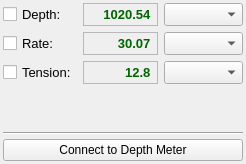
<?xml version="1.0" encoding="UTF-8"?>
<ui version="4.0">
 <class>DepthImpulsUstyeWidget</class>
 <widget class="QWidget" name="DepthImpulsUstyeWidget">
  <property name="geometry">
   <rect>
    <x>0</x>
    <y>0</y>
    <width>235</width>
    <height>164</height>
   </rect>
  </property>
  <property name="font">
   <font>
    <pointsize>9</pointsize>
   </font>
  </property>
  <property name="windowTitle">
   <string>Form</string>
  </property>
  <layout class="QGridLayout" name="gridLayout_2">
   <property name="leftMargin">
    <number>3</number>
   </property>
   <property name="topMargin">
    <number>3</number>
   </property>
   <property name="rightMargin">
    <number>3</number>
   </property>
   <property name="bottomMargin">
    <number>3</number>
   </property>
   <property name="verticalSpacing">
    <number>4</number>
   </property>
   <item row="0" column="0">
    <layout class="QGridLayout" name="gridLayout">
     <property name="spacing">
      <number>6</number>
     </property>
     <item row="0" column="0">
      <widget class="QCheckBox" name="chboxDepth">
       <property name="font">
        <font>
         <pointsize>10</pointsize>
        </font>
       </property>
       <property name="text">
        <string>Depth:</string>
       </property>
      </widget>
     </item>
     <item row="0" column="1">
      <widget class="QLabel" name="lblDepth">
       <property name="minimumSize">
        <size>
         <width>75</width>
         <height>0</height>
        </size>
       </property>
       <property name="font">
        <font>
         <pointsize>10</pointsize>
        </font>
       </property>
       <property name="frameShape">
        <enum>QFrame::StyledPanel</enum>
       </property>
       <property name="text">
        <string>&lt;font color=darkGreen&gt;&lt;b&gt;1020.54&lt;/b&gt;&lt;/font&gt; </string>
       </property>
       <property name="alignment">
        <set>Qt::AlignRight|Qt::AlignTrailing|Qt::AlignVCenter</set>
       </property>
      </widget>
     </item>
     <item row="0" column="2">
      <widget class="QComboBox" name="cboxDepth">
       <property name="font">
        <font>
         <pointsize>10</pointsize>
        </font>
       </property>
      </widget>
     </item>
     <item row="1" column="0">
      <widget class="QCheckBox" name="chboxRate">
       <property name="font">
        <font>
         <pointsize>10</pointsize>
        </font>
       </property>
       <property name="text">
        <string>Rate:</string>
       </property>
      </widget>
     </item>
     <item row="1" column="1">
      <widget class="QLabel" name="lblRate">
       <property name="minimumSize">
        <size>
         <width>75</width>
         <height>0</height>
        </size>
       </property>
       <property name="font">
        <font>
         <pointsize>10</pointsize>
        </font>
       </property>
       <property name="frameShape">
        <enum>QFrame::StyledPanel</enum>
       </property>
       <property name="text">
        <string>&lt;font color=darkGreen&gt;&lt;b&gt;30.07&lt;/b&gt;&lt;/font&gt; </string>
       </property>
       <property name="alignment">
        <set>Qt::AlignRight|Qt::AlignTrailing|Qt::AlignVCenter</set>
       </property>
      </widget>
     </item>
     <item row="1" column="2">
      <widget class="QComboBox" name="cboxRate">
       <property name="font">
        <font>
         <pointsize>10</pointsize>
        </font>
       </property>
      </widget>
     </item>
     <item row="2" column="0">
      <widget class="QCheckBox" name="chboxTension">
       <property name="font">
        <font>
         <pointsize>10</pointsize>
        </font>
       </property>
       <property name="text">
        <string>Tension:</string>
       </property>
      </widget>
     </item>
     <item row="2" column="1">
      <widget class="QLabel" name="lblTension">
       <property name="minimumSize">
        <size>
         <width>75</width>
         <height>0</height>
        </size>
       </property>
       <property name="font">
        <font>
         <pointsize>10</pointsize>
        </font>
       </property>
       <property name="frameShape">
        <enum>QFrame::StyledPanel</enum>
       </property>
       <property name="text">
        <string>&lt;font color=darkGreen&gt;&lt;b&gt;12.8&lt;/b&gt;&lt;/font&gt; </string>
       </property>
       <property name="alignment">
        <set>Qt::AlignRight|Qt::AlignTrailing|Qt::AlignVCenter</set>
       </property>
      </widget>
     </item>
     <item row="2" column="2">
      <widget class="QComboBox" name="cboxTension">
       <property name="font">
        <font>
         <pointsize>10</pointsize>
        </font>
       </property>
      </widget>
     </item>
    </layout>
   </item>
   <item row="1" column="0">
    <spacer name="verticalSpacer">
     <property name="orientation">
      <enum>Qt::Vertical</enum>
     </property>
     <property name="sizeHint" stdset="0">
      <size>
       <width>20</width>
       <height>37</height>
      </size>
     </property>
    </spacer>
   </item>
   <item row="2" column="0">
    <widget class="Line" name="line_2">
     <property name="orientation">
      <enum>Qt::Horizontal</enum>
     </property>
    </widget>
   </item>
   <item row="3" column="0">
    <widget class="QPushButton" name="pbtConnect">
     <property name="text">
      <string>Connect to Depth Meter</string>
     </property>
     <property name="checkable">
      <bool>true</bool>
     </property>
    </widget>
   </item>
  </layout>
 </widget>
 <resources/>
 <connections/>
</ui>
